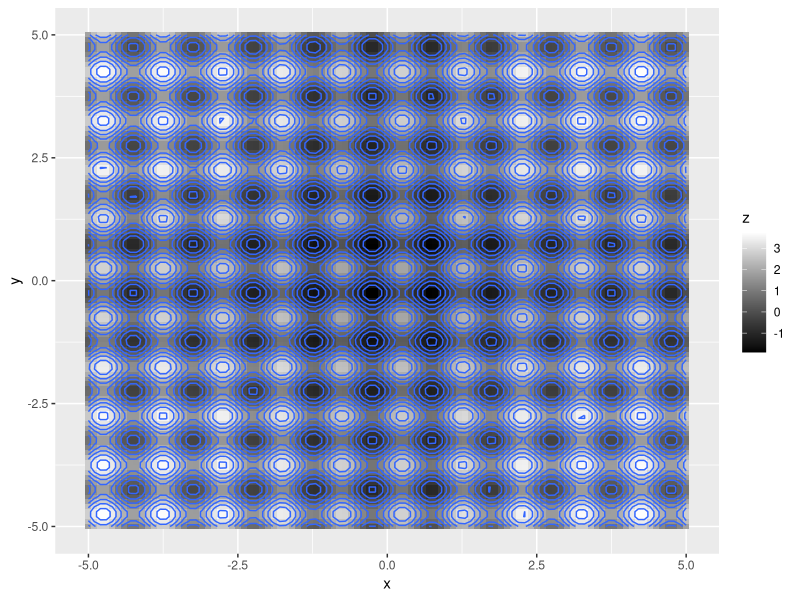
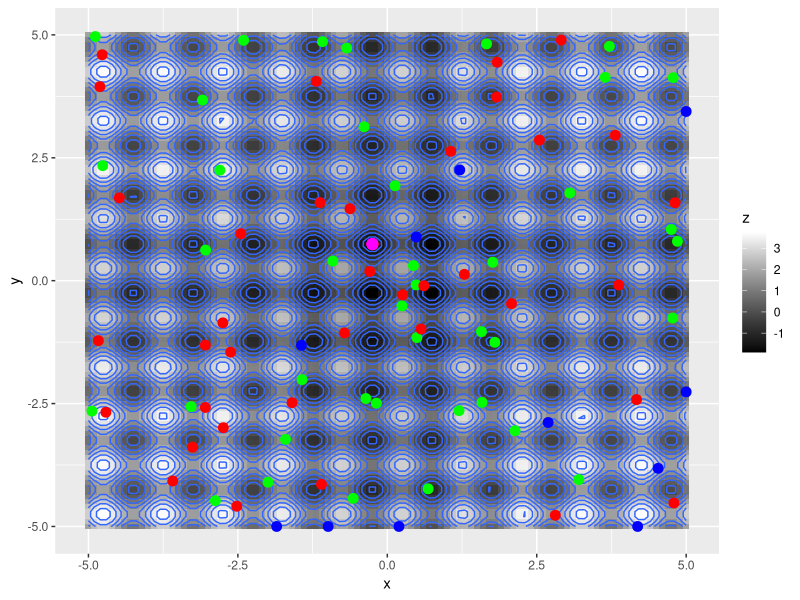
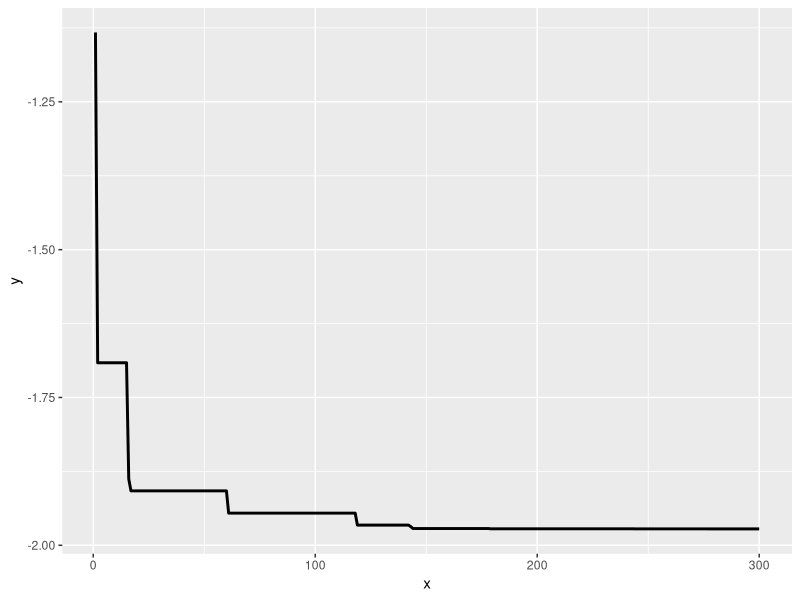

Recreate these plots in R, in order.
# bees algorithm

library('reshape2')
library('ggplot2')

objective_function <- function(vec) { #matrix stores points in columns
  #cat('\nis objective_function argument a matrix',is.matrix(mat))
  basin_function <- function(vec){
    if(all(vec == 0)) {
      return(0)
    } else{
      return(sum(exp(-2.0/vec^2)+sin(vec*pi*2)))
    }
  }
  #return(sum(vec^2))
  return(basin_function(vec))
}

objective_function_wrapper <- function(x_vec, y_vec) {
  vec <-rbind(x_vec,y_vec)
  return(apply(vec,2, objective_function))
}

random_in_bounds <- function(minmax){
  return(minmax[1]+((minmax[2]-minmax[1])*runif(1, 0.0, 1.0)))
}

random_vector <- function(minmax){
  apply(minmax, 2, random_in_bounds)
}

unpack_bees <- function(list, arg) {
  unpack <- function(li){
    
  }
  lapply(list, unpack)
}

create_random_bee <- function(search_space){
  return(list(vector=random_vector(search_space)))
}

evaluate_bee <-function(bee){
  bee$fitness <- objective_function(bee$vector)
  bee
}

sort_bees <- function(bees){
  costs <- sapply(bees, "[[", "fitness")
  sorted_indecis <- order(costs)
  sorted_bees <- bees[sorted_indecis]
}

create_neigh_bee <- function(site, patch_size, search_space){
  vec <- vector(length=length(site))
  for(index in seq_along(site)){
    v <- site[index]
    v <- if(runif(1,0.0, 1.0) < 0.5) {v+runif(1, 0.0, 1.0)*patch_size} else {v-runif(1,0.0,1.0)*patch_size}
    v <- if(v < search_space[1, index]) {search_space[1, index]} else {v}
    v <- if(v > search_space[2, index]) {search_space[2, index]} else {v}
    vec[index] <- v
  }
  bee <-list()
  bee$vector <- vec
  return(bee)
}

search_neigh <- function(parent, neigh_size, patch_size, search_space){
  fill_bee <- function(unused, par_vec, pat_siz, sear_sp){
    create_neigh_bee(par_vec, pat_siz, sear_sp)
  }
  neigh <- lapply(1:neigh_size, fill_bee, parent$vector, patch_size, search_space)
  #neigh <- replicate(neigh_size, create_neigh_bee(parent$vecotr, patch_size, search_space), simplify=FALSE)
  neigh <- lapply(neigh, evaluate_bee)
  sorted_bees <- sort_bees(neigh)
  return(sorted_bees)# unoptimal only for graphics[[1]])
}


create_scout_bees <- function(search_space, num_scouts){
  #gen_bee <- function(unused, sear_spac){
  #  create_random_bee(sear_spac)
  #}
  #bees <- lapply(1:num_scouts, gen_bee, search_space)
  bees <- replicate(num_scouts, create_random_bee(search_space), simplify=FALSE)
}

search <- function(max_gens, search_space, num_bees, num_sites, elite_sites,
                   patch_size, e_bees, o_bees){
  best <- NULL
  pop <- replicate(num_bees, create_random_bee(search_space), simplify=FALSE)
  solutions <- list()
  best_vec <- vector(length=max_gens)
  pop_list <- list()
  neigh_ret <- list()
  for(iteration in 1:max_gens){
    pop <- lapply(pop, evaluate_bee)
    #print(pop[[1]])
    pop <- sort_bees(pop)
    if (is.null(best)||pop[[1]]$fitness <= best$fitness) {best <- pop[[1]]}# else {best}
    solutions[[iteration]] <- best
    best_vec[iteration] <- best$fitness
    next_gen <- list()
    neigh_list <- list()
    for(index in 1:num_sites){
      parent <- pop[[index]]
      neigh_size <- if(index<=elite_sites) {e_bees} else {o_bees}
      neigh_list[[index]] <- search_neigh(parent, neigh_size, patch_size, search_space)
      #next_gen[[index]] <- neigh_list[[1]]
      next_gen <- c(neigh_list[[index]],next_gen)
    }
    scouts <- create_scout_bees(search_space, (num_bees-num_sites))
    if(iteration == 1 || iteration == max_gens){
      if(iteration == 1) {
        pop_list[[1]] <- pop
        neigh_ret[[1]] <- neigh_list
      } else {
        pop_list[[2]] <- pop
        neigh_ret[[2]] <- neigh_list
      }
    }
    #print(next_gen)
    pop <- c(next_gen, scouts)
    patch_size <- patch_size * 0.98
    cat('\nit no.', iteration, 'patch size:', patch_size, 'best fitness:', best$fitness)
  }
  ret <- list(best=best, best_vec=best_vec, solutions=solutions, pop_list=pop_list, neigh_list=neigh_ret)
}

#test function to test elements alongside writing
test <- function(){
  # test of random vector
  cat('\ntest of random_vector')
  test_matrix <- matrix(1:20, ncol = 10, nrow = 2)
  rand_vec <- random_vector(test_matrix)
  cat('random_vector output:\n', rand_vec)
  cat('\ntest of create_random_bee\n')
  test_bee <- list()
  test_bee <- create_random_bee(test_matrix)
  print(test_bee)
  cat('\ntest create_neigh_bee\n')
  neigh_bee <- create_neigh_bee(rand_vec, 1, test_matrix)
  print(neigh_bee)
  cat('\ntest search_neigh')
  test_search_space <- matrix(c(-5,5), ncol=2, nrow=2)
  test_parent <- create_random_bee(test_search_space)
  best_bee_in_neigh <- search_neigh(test_parent, 10, 0.5, test_search_space)
  cat('\nbest bee in neigh:\n')
  print(best_bee_in_neigh)
  cat('\ntest create_scout_bees:\n')
  test_scout_bees <- create_scout_bees(test_search_space, 5)
  print(test_scout_bees)
}

run <- function(){
  #wisualisation
  x <- y <-seq(from=-5, to =5,  by=0.1)
  z <- outer(x,y, objective_function_wrapper)
  surf3d <- melt(z)
  names(surf3d) <- c("x", "y", "z")
  surf3d$x <- rep(x, ncol(z) ); surf3d$y <- rep(y, each=nrow(z))
  p1 <- ggplot(data=surf3d, aes(x=x, y=y, z=z))
  p1 <- p1 + geom_tile(aes(fill=z))+scale_fill_gradient(low="black", high="white")+stat_contour()
  print(p1)
  
  search_space <- matrix(c(-5, 5), ncol=2, nrow=2)
  max_gens <- 300
  num_bees <- 40
  num_sites <- 3
  elite_sites <- 1
  patch_size <- 4.0
  e_bees <- 7
  o_bees <- 2
  best <- search(max_gens, search_space, num_bees, num_sites, elite_sites,
                 patch_size, e_bees, o_bees)
  #cat('\nhurra! gotowe! najlepszy wynik to:\n')
  #print(best$solutions)
  dfplot <- data.frame(x = 1:max_gens, y=best$best_vec)
  plot <- ggplot(dfplot, aes(x=x, y=y))+geom_line(size=1)
  
  beginning_pop <- do.call(cbind, lapply(best$pop_list[[1]], '[[', "vector"))
  ending_pop <- do.call(cbind, lapply(best$pop_list[[2]], '[[', "vector"))
  beginning_neigh <- matrix(nrow=2, unlist(lapply(best$neigh_list[[1]], lapply, '[[', 1)))
  ending_neigh <- matrix(nrow=2, unlist(lapply(best$neigh_list[[2]], lapply, '[[', 1)))
  df2 <- data.frame(x=beginning_pop[1,], y=beginning_pop[2,], z=2)
  df3 <-data.frame(x=ending_pop[1, ], y=ending_pop[2, ], z=2)
  df4 <- data.frame(x=beginning_neigh[1, ], y=beginning_neigh[2, ], z=2)
  #print(ending_neigh)
  df5 <- data.frame(x=ending_neigh[1, ], y=ending_neigh[2, ], z=2)
  print(p1 + #geom_point(data = df, size=3, color = "magenta")+
          geom_point(data = df2, size=3, color = "green")+
          geom_point(data = df3, size=3, color = "red")+
          geom_point(data = df4, size=3, color = "blue")+
          geom_point(data = df5, size=3, color = "magenta"))
  print(plot)
  print(best$best)
}


#test()
run()